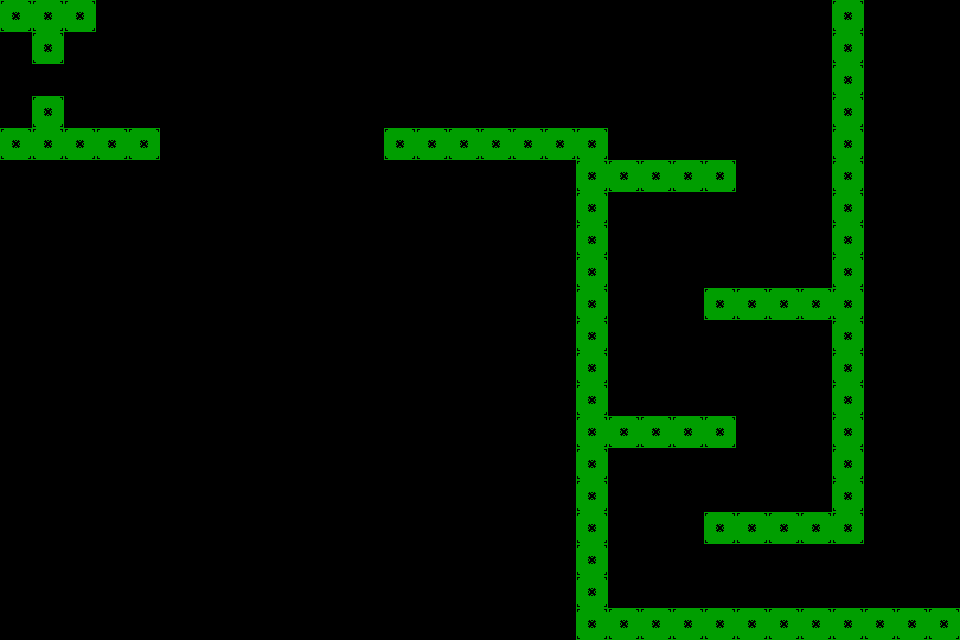

The image is a tile-based game level rendered from a .tmx file. Its description and complete source (layers, tilesets, objects, tile grids) follow:
An orthogonal 30x20 tile map with 32x32 px tiles, 1 tile layer (Layout) and 20 objects (12x Saw, 2x Trigger, Spawnpoint, Goal, Spring, ...).

<map version="1.10" tiledversion="1.12.2" orientation="orthogonal" renderorder="right-down" width="30" height="20" tilewidth="32" tileheight="32" infinite="0" nextlayerid="3" nextobjectid="40">
 <editorsettings>
  <export target="../../../src/maps/sector5/level3.lua" format="lua" />
 </editorsettings>
 <tileset firstgid="1" name="Props" class="Saw" tilewidth="32" tileheight="32" tilecount="8" columns="0">
  <grid orientation="orthogonal" width="1" height="1" />
  <tile id="0" type="Tile">
   <image source="../../../src/assets/images/test.png" width="32" height="32" />
  </tile>
  <tile id="1" type="Placeholder">
   <image source="../../../src/assets/images/placeholder.png" width="32" height="32" />
  </tile>
  <tile id="3" type="Spike">
   <image source="../../../src/assets/images/spike.png" width="32" height="16" />
  </tile>
  <tile id="4" type="Goal">
   <image source="../../../src/assets/images/goal.png" width="32" height="32" />
  </tile>
  <tile id="5" type="Saw">
   <image source="../../../src/assets/images/saw.png" width="32" height="32" />
  </tile>
  <tile id="6" type="Spring">
   <image source="../../../src/assets/images/spring.png" width="32" height="32" />
  </tile>
  <tile id="7" type="Booster">
   <image source="../../../src/assets/images/booster.png" width="32" height="32" />
  </tile>
  <tile id="8" type="Laser">
   <image source="../../../src/assets/images/laser.png" width="32" height="32" />
  </tile>
 </tileset>
 <layer id="1" name="Layout" width="30" height="20">
  <data encoding="csv">
1,1,1,0,0,0,0,0,0,0,0,0,0,0,0,0,0,0,0,0,0,0,0,0,0,0,1,0,0,0,
0,1,0,0,0,0,0,0,0,0,0,0,0,0,0,0,0,0,0,0,0,0,0,0,0,0,1,0,0,0,
0,0,0,0,0,0,0,0,0,0,0,0,0,0,0,0,0,0,0,0,0,0,0,0,0,0,1,0,0,0,
0,1,0,0,0,0,0,0,0,0,0,0,0,0,0,0,0,0,0,0,0,0,0,0,0,0,1,0,0,0,
1,1,1,1,1,0,0,0,0,0,0,0,1,1,1,1,1,1,1,0,0,0,0,0,0,0,1,0,0,0,
0,0,0,0,0,0,0,0,0,0,0,0,0,0,0,0,0,0,1,1,1,1,1,0,0,0,1,0,0,0,
0,0,0,0,0,0,0,0,0,0,0,0,0,0,0,0,0,0,1,0,0,0,0,0,0,0,1,0,0,0,
0,0,0,0,0,0,0,0,0,0,0,0,0,0,0,0,0,0,1,0,0,0,0,0,0,0,1,0,0,0,
0,0,0,0,0,0,0,0,0,0,0,0,0,0,0,0,0,0,1,0,0,0,0,0,0,0,1,0,0,0,
0,0,0,0,0,0,0,0,0,0,0,0,0,0,0,0,0,0,1,0,0,0,1,1,1,1,1,0,0,0,
0,0,0,0,0,0,0,0,0,0,0,0,0,0,0,0,0,0,1,0,0,0,0,0,0,0,1,0,0,0,
0,0,0,0,0,0,0,0,0,0,0,0,0,0,0,0,0,0,1,0,0,0,0,0,0,0,1,0,0,0,
0,0,0,0,0,0,0,0,0,0,0,0,0,0,0,0,0,0,1,0,0,0,0,0,0,0,1,0,0,0,
0,0,0,0,0,0,0,0,0,0,0,0,0,0,0,0,0,0,1,1,1,1,1,0,0,0,1,0,0,0,
0,0,0,0,0,0,0,0,0,0,0,0,0,0,0,0,0,0,1,0,0,0,0,0,0,0,1,0,0,0,
0,0,0,0,0,0,0,0,0,0,0,0,0,0,0,0,0,0,1,0,0,0,0,0,0,0,1,0,0,0,
0,0,0,0,0,0,0,0,0,0,0,0,0,0,0,0,0,0,1,0,0,0,1,1,1,1,1,0,0,0,
0,0,0,0,0,0,0,0,0,0,0,0,0,0,0,0,0,0,1,0,0,0,0,0,0,0,0,0,0,0,
0,0,0,0,0,0,0,0,0,0,0,0,0,0,0,0,0,0,1,0,0,0,0,0,0,0,0,0,0,0,
0,0,0,0,0,0,0,0,0,0,0,0,0,0,0,0,0,0,1,1,1,1,1,1,1,1,1,1,1,1
</data>
 </layer>
 <objectgroup id="2" name="Objects">
  <object id="1" name="Spawnpoint" gid="2" x="32" y="96" width="32" height="32" />
  <object id="2" name="Goal" gid="5" x="896" y="608" width="32" height="32" />
  <object id="22" name="Spring" gid="7" x="256" y="640" width="32" height="32" />
  <object id="23" name="Cursor" gid="2" x="-32" y="624" width="32" height="32" />
  <object id="24" name="Portal" gid="2" x="384" y="32" width="32" height="32">
   <properties>
    <property name="isInvisible" type="bool" value="true" />
    <property name="pair" type="int" value="1" />
   </properties>
  </object>
  <object id="25" name="PortalSpawn" gid="2" x="352" y="640" width="32" height="32">
   <properties>
    <property name="pair" type="int" value="1" />
   </properties>
  </object>
  <object id="26" name="Trigger" gid="2" x="256" y="288" width="32" height="32">
   <properties>
    <property name="id" value="spawnCursor" />
    <property name="radius" type="int" value="128" />
   </properties>
  </object>
  <object id="27" name="Trigger" gid="2" x="512" y="128" width="32" height="32">
   <properties>
    <property name="id" value="gotoPlayer" />
    <property name="radius" type="int" value="64" />
   </properties>
  </object>
  <object id="28" name="Saw" gid="6" x="832" y="0" width="32" height="32" />
  <object id="29" name="Saw" gid="6" x="832" y="-32" width="32" height="32" />
  <object id="30" name="Saw" gid="6" x="832" y="-64" width="32" height="32" />
  <object id="31" name="Saw" gid="6" x="832" y="-96" width="32" height="32" />
  <object id="32" name="Saw" gid="6" x="832" y="-128" width="32" height="32" />
  <object id="33" name="Saw" gid="6" x="832" y="-160" width="32" height="32" />
  <object id="34" name="Saw" gid="6" x="832" y="-192" width="32" height="32" />
  <object id="35" name="Saw" gid="6" x="832" y="-224" width="32" height="32" />
  <object id="36" name="Saw" gid="6" x="832" y="-256" width="32" height="32" />
  <object id="37" name="Saw" gid="6" x="832" y="-288" width="32" height="32" />
  <object id="38" name="Saw" gid="6" x="832" y="-320" width="32" height="32" />
  <object id="39" name="Saw" gid="6" x="832" y="-352" width="32" height="32" />
 </objectgroup>
</map>
